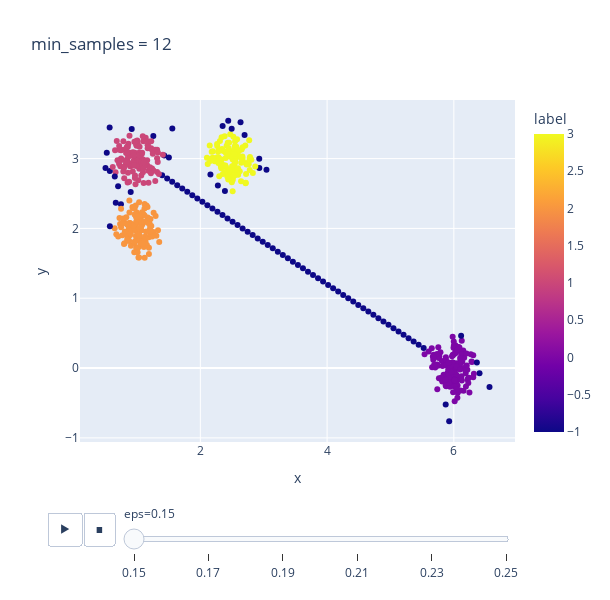

Notebook source saved alongside this figure:
### Code cell
DBSCAN_params.plot_min_samples(chosen_min_samples_ranges[1])

### Figure 1 — Plotly figure (JSON) as saved in the notebook; plotly's stock layout.template omitted (floating-point values rounded to 4 significant figures; data arrays with more than 128 entries replaced by an {"elided": "..."} marker saying what was removed)
{"data": [{"hovertemplate": "eps=0.15<br>x=%{x}<br>y=%{y}<br>label=%{marker.color}<extra></extra>", "ids": {"elided": "564 int values"}, "legendgroup": "", "marker": {"color": {"elided": "564 int values"}, "coloraxis": "coloraxis", "symbol": "circle"}, "mode": "markers", "name": "", "orientation": "v", "showlegend": false, "type": "scatter", "x": {"elided": "564 float values"}, "xaxis": "x", "y": {"elided": "564 float values"}, "yaxis": "y"}], "layout": {"coloraxis": {"colorbar": {"title": {"text": "label"}}, "colorscale": [[0, "#0d0887"], [0.1111, "#46039f"], [0.2222, "#7201a8"], [0.3333, "#9c179e"], [0.4444, "#bd3786"], [0.5556, "#d8576b"], [0.6667, "#ed7953"], [0.7778, "#fb9f3a"], [0.8889, "#fdca26"], [1, "#f0f921"]]}, "height": 600, "legend": {"tracegroupgap": 0}, "sliders": [{"active": 0, "currentvalue": {"prefix": "eps="}, "len": 0.9, "pad": {"b": 10, "t": 60}, "steps": [{"args": [["0.15"], {"frame": {"duration": 0, "redraw": false}, "fromcurrent": true, "mode": "immediate", "transition": {"duration": 0, "easing": "linear"}}], "label": "0.15", "method": "animate"}, {"args": [["0.17"], {"frame": {"duration": 0, "redraw": false}, "fromcurrent": true, "mode": "immediate", "transition": {"duration": 0, "easing": "linear"}}], "label": "0.17", "method": "animate"}, {"args": [["0.19"], {"frame": {"duration": 0, "redraw": false}, "fromcurrent": true, "mode": "immediate", "transition": {"duration": 0, "easing": "linear"}}], "label": "0.19", "method": "animate"}, {"args": [["0.21"], {"frame": {"duration": 0, "redraw": false}, "fromcurrent": true, "mode": "immediate", "transition": {"duration": 0, "easing": "linear"}}], "label": "0.21", "method": "animate"}, {"args": [["0.23"], {"frame": {"duration": 0, "redraw": false}, "fromcurrent": true, "mode": "immediate", "transition": {"duration": 0, "easing": "linear"}}], "label": "0.23", "method": "animate"}, {"args": [["0.25"], {"frame": {"duration": 0, "redraw": false}, "fromcurrent": true, "mode": "immediate", "transition": {"duration": 0, "easing": "linear"}}], "label": "0.25", "method": "animate"}], "x": 0.1, "xanchor": "left", "y": 0, "yanchor": "top"}], "title": {"text": "min_samples = 12"}, "updatemenus": [{"buttons": [{"args": [null, {"frame": {"duration": 500, "redraw": false}, "fromcurrent": true, "mode": "immediate", "transition": {"duration": 500, "easing": "linear"}}], "label": "&#9654;", "method": "animate"}, {"args": [[null], {"frame": {"duration": 0, "redraw": false}, "fromcurrent": true, "mode": "immediate", "transition": {"duration": 0, "easing": "linear"}}], "label": "&#9724;", "method": "animate"}], "direction": "left", "pad": {"r": 10, "t": 70}, "showactive": false, "type": "buttons", "x": 0.1, "xanchor": "right", "y": 0, "yanchor": "top"}], "width": 610, "xaxis": {"anchor": "y", "domain": [0, 1], "title": {"text": "x"}}, "yaxis": {"anchor": "x", "domain": [0, 1], "title": {"text": "y"}}}}
